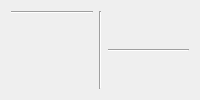
  <widget class="QWidget" name="centralwidget">
   <layout class="QGridLayout" name="gridLayout_2">
    <item row="0" column="0">
     <layout class="QHBoxLayout" name="horizontalLayout">
      <item>
       <layout class="QVBoxLayout" name="verticalLayout">
        <item>
         <layout class="QHBoxLayout" name="horizontalLayout_16">
          <item>
           <layout class="QVBoxLayout" name="verticalLayout_3">
            <item>
             <layout class="QHBoxLayout" name="horizontalLayout_14"/>
            </item>
            <item>
             <widget class="Line" name="line">
              <property name="orientation">
               <enum>Qt::Horizontal</enum>
              </property>
             </widget>
            </item>
            <item>
             <layout class="QHBoxLayout" name="horizontalLayout_15">
              <item>
               <widget class="QWidget" name="widget_3" native="true"/>
              </item>
             </layout>
            </item>
           </layout>
          </item>
          <item>
           <widget class="Line" name="line_2">
            <property name="orientation">
             <enum>Qt::Vertical</enum>
            </property>
           </widget>
          </item>
          <item>
           <layout class="QVBoxLayout" name="verticalLayout_2">
            <item>
             <layout class="QHBoxLayout" name="horizontalLayout_4">
              <item>
               <widget class="QWidget" name="widget_2" native="true"/>
              </item>
             </layout>
            </item>
            <item>
             <widget class="Line" name="line_3">
              <property name="orientation">
               <enum>Qt::Horizontal</enum>
              </property>
             </widget>
            </item>
            <item>
             <layout class="QHBoxLayout" name="horizontalLayout_13">
              <item>
               <widget class="QWidget" name="widget_4" native="true"/>
              </item>
             </layout>
            </item>
           </layout>
          </item>
         </layout>
        </item>
       </layout>
      </item>
     </layout>
    </item>
   </layout>
  </widget>
